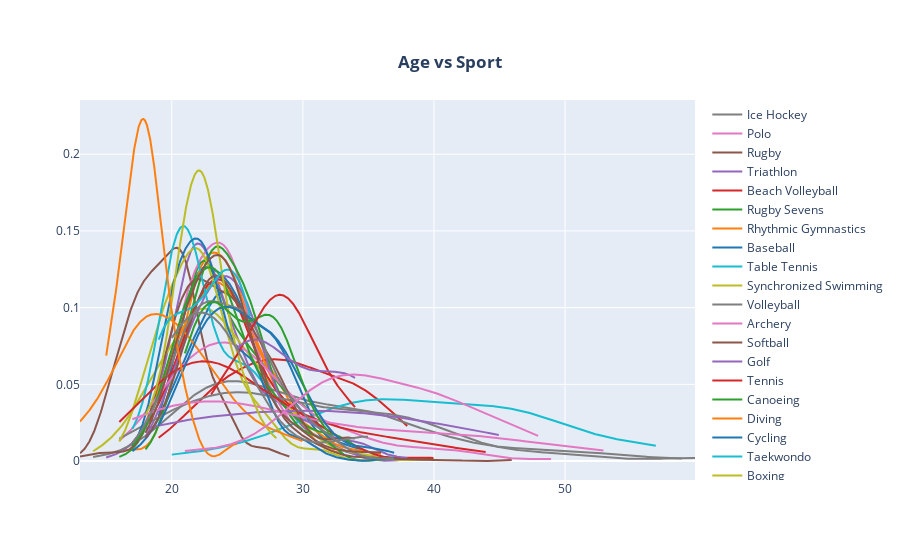

Notebook code cell kept with this figure:
### Code cell
fig = ff.create_distplot(x,name,show_hist=False,show_rug=False)
fig.update_layout(
    title={
        'text': '<b>Age vs Sport</b>',
        'y':0.9,
        'x':0.5,
        'xanchor': 'center',
        'yanchor': 'top'
    }
)
fig.show()

### Figure 1 — Plotly figure (JSON) as saved in the notebook; plotly's stock layout.template omitted (floating-point values rounded to 4 significant figures; data arrays with more than 128 entries replaced by an {"elided": "..."} marker saying what was removed)
{"data": [{"legendgroup": "Basketball", "marker": {"color": "rgb(31, 119, 180)"}, "mode": "lines", "name": "Basketball", "showlegend": true, "type": "scatter", "x": {"elided": "500 float values"}, "xaxis": "x", "y": {"elided": "500 float values"}, "yaxis": "y"}, {"legendgroup": "Judo", "marker": {"color": "rgb(255, 127, 14)"}, "mode": "lines", "name": "Judo", "showlegend": true, "type": "scatter", "x": {"elided": "500 float values"}, "xaxis": "x", "y": {"elided": "500 float values"}, "yaxis": "y"}, {"legendgroup": "Football", "marker": {"color": "rgb(44, 160, 44)"}, "mode": "lines", "name": "Football", "showlegend": true, "type": "scatter", "x": {"elided": "500 float values"}, "xaxis": "x", "y": {"elided": "500 float values"}, "yaxis": "y"}, {"legendgroup": "Tug-Of-War", "marker": {"color": "rgb(214, 39, 40)"}, "mode": "lines", "name": "Tug-Of-War", "showlegend": true, "type": "scatter", "x": {"elided": "500 float values"}, "xaxis": "x", "y": {"elided": "500 float values"}, "yaxis": "y"}, {"legendgroup": "Athletics", "marker": {"color": "rgb(148, 103, 189)"}, "mode": "lines", "name": "Athletics", "showlegend": true, "type": "scatter", "x": {"elided": "500 float values"}, "xaxis": "x", "y": {"elided": "500 float values"}, "yaxis": "y"}, {"legendgroup": "Swimming", "marker": {"color": "rgb(140, 86, 75)"}, "mode": "lines", "name": "Swimming", "showlegend": true, "type": "scatter", "x": {"elided": "500 float values"}, "xaxis": "x", "y": {"elided": "500 float values"}, "yaxis": "y"}, {"legendgroup": "Badminton", "marker": {"color": "rgb(227, 119, 194)"}, "mode": "lines", "name": "Badminton", "showlegend": true, "type": "scatter", "x": {"elided": "500 float values"}, "xaxis": "x", "y": {"elided": "500 float values"}, "yaxis": "y"}, {"legendgroup": "Sailing", "marker": {"color": "rgb(127, 127, 127)"}, "mode": "lines", "name": "Sailing", "showlegend": true, "type": "scatter", "x": {"elided": "500 float values"}, "xaxis": "x", "y": {"elided": "500 float values"}, "yaxis": "y"}, {"legendgroup": "Gymnastics", "marker": {"color": "rgb(188, 189, 34)"}, "mode": "lines", "name": "Gymnastics", "showlegend": true, "type": "scatter", "x": {"elided": "500 float values"}, "xaxis": "x", "y": {"elided": "500 float values"}, "yaxis": "y"}, {"legendgroup": "Art Competitions", "marker": {"color": "rgb(23, 190, 207)"}, "mode": "lines", "name": "Art Competitions", "showlegend": true, "type": "scatter", "x": {"elided": "500 float values"}, "xaxis": "x", "y": {"elided": "500 float values"}, "yaxis": "y"}, {"legendgroup": "Handball", "marker": {"color": "rgb(31, 119, 180)"}, "mode": "lines", "name": "Handball", "showlegend": true, "type": "scatter", "x": {"elided": "500 float values"}, "xaxis": "x", "y": {"elided": "500 float values"}, "yaxis": "y"}, {"legendgroup": "Weightlifting", "marker": {"color": "rgb(255, 127, 14)"}, "mode": "lines", "name": "Weightlifting", "showlegend": true, "type": "scatter", "x": {"elided": "500 float values"}, "xaxis": "x", "y": {"elided": "500 float values"}, "yaxis": "y"}, {"legendgroup": "Wrestling", "marker": {"color": "rgb(44, 160, 44)"}, "mode": "lines", "name": "Wrestling", "showlegend": true, "type": "scatter", "x": {"elided": "500 float values"}, "xaxis": "x", "y": {"elided": "500 float values"}, "yaxis": "y"}, {"legendgroup": "Water Polo", "marker": {"color": "rgb(214, 39, 40)"}, "mode": "lines", "name": "Water Polo", "showlegend": true, "type": "scatter", "x": {"elided": "500 float values"}, "xaxis": "x", "y": {"elided": "500 float values"}, "yaxis": "y"}, {"legendgroup": "Hockey", "marker": {"color": "rgb(148, 103, 189)"}, "mode": "lines", "name": "Hockey", "showlegend": true, "type": "scatter", "x": {"elided": "500 float values"}, "xaxis": "x", "y": {"elided": "500 float values"}, "yaxis": "y"}, {"legendgroup": "Rowing", "marker": {"color": "rgb(140, 86, 75)"}, "mode": "lines", "name": "Rowing", "showlegend": true, "type": "scatter", "x": {"elided": "500 float values"}, "xaxis": "x", "y": {"elided": "500 float values"}, "yaxis": "y"}, {"legendgroup": "Fencing", "marker": {"color": "rgb(227, 119, 194)"}, "mode": "lines", "name": "Fencing", "showlegend": true, "type": "scatter", "x": {"elided": "500 float values"}, "xaxis": "x", "y": {"elided": "500 float values"}, "yaxis": "y"}, {"legendgroup": "Shooting", "marker": {"color": "rgb(127, 127, 127)"}, "mode": "lines", "name": "Shooting", "showlegend": true, "type": "scatter", "x": {"elided": "500 float values"}, "xaxis": "x", "y": {"elided": "500 float values"}, "yaxis": "y"}, {"legendgroup": "Boxing", "marker": {"color": "rgb(188, 189, 34)"}, "mode": "lines", "name": "Boxing", "showlegend": true, "type": "scatter", "x": {"elided": "500 float values"}, "xaxis": "x", "y": {"elided": "500 float values"}, "yaxis": "y"}, {"legendgroup": "Taekwondo", "marker": {"color": "rgb(23, 190, 207)"}, "mode": "lines", "name": "Taekwondo", "showlegend": true, "type": "scatter", "x": {"elided": "500 float values"}, "xaxis": "x", "y": {"elided": "500 float values"}, "yaxis": "y"}, {"legendgroup": "Cycling", "marker": {"color": "rgb(31, 119, 180)"}, "mode": "lines", "name": "Cycling", "showlegend": true, "type": "scatter", "x": {"elided": "500 float values"}, "xaxis": "x", "y": {"elided": "500 float values"}, "yaxis": "y"}, {"legendgroup": "Diving", "marker": {"color": "rgb(255, 127, 14)"}, "mode": "lines", "name": "Diving", "showlegend": true, "type": "scatter", "x": {"elided": "500 float values"}, "xaxis": "x", "y": {"elided": "500 float values"}, "yaxis": "y"}, {"legendgroup": "Canoeing", "marker": {"color": "rgb(44, 160, 44)"}, "mode": "lines", "name": "Canoeing", "showlegend": true, "type": "scatter", "x": {"elided": "500 float values"}, "xaxis": "x", "y": {"elided": "500 float values"}, "yaxis": "y"}, {"legendgroup": "Tennis", "marker": {"color": "rgb(214, 39, 40)"}, "mode": "lines", "name": "Tennis", "showlegend": true, "type": "scatter", "x": {"elided": "500 float values"}, "xaxis": "x", "y": {"elided": "500 float values"}, "yaxis": "y"}, {"legendgroup": "Golf", "marker": {"color": "rgb(148, 103, 189)"}, "mode": "lines", "name": "Golf", "showlegend": true, "type": "scatter", "x": {"elided": "500 float values"}, "xaxis": "x", "y": {"elided": "500 float values"}, "yaxis": "y"}, {"legendgroup": "Softball", "marker": {"color": "rgb(140, 86, 75)"}, "mode": "lines", "name": "Softball", "showlegend": true, "type": "scatter", "x": {"elided": "500 float values"}, "xaxis": "x", "y": {"elided": "500 float values"}, "yaxis": "y"}, {"legendgroup": "Archery", "marker": {"color": "rgb(227, 119, 194)"}, "mode": "lines", "name": "Archery", "showlegend": true, "type": "scatter", "x": {"elided": "500 float values"}, "xaxis": "x", "y": {"elided": "500 float values"}, "yaxis": "y"}, {"legendgroup": "Volleyball", "marker": {"color": "rgb(127, 127, 127)"}, "mode": "lines", "name": "Volleyball", "showlegend": true, "type": "scatter", "x": {"elided": "500 float values"}, "xaxis": "x", "y": {"elided": "500 float values"}, "yaxis": "y"}, {"legendgroup": "Synchronized Swimming", "marker": {"color": "rgb(188, 189, 34)"}, "mode": "lines", "name": "Synchronized Swimming", "showlegend": true, "type": "scatter", "x": {"elided": "500 float values"}, "xaxis": "x", "y": {"elided": "500 float values"}, "yaxis": "y"}, {"legendgroup": "Table Tennis", "marker": {"color": "rgb(23, 190, 207)"}, "mode": "lines", "name": "Table Tennis", "showlegend": true, "type": "scatter", "x": {"elided": "500 float values"}, "xaxis": "x", "y": {"elided": "500 float values"}, "yaxis": "y"}, {"legendgroup": "Baseball", "marker": {"color": "rgb(31, 119, 180)"}, "mode": "lines", "name": "Baseball", "showlegend": true, "type": "scatter", "x": {"elided": "500 float values"}, "xaxis": "x", "y": {"elided": "500 float values"}, "yaxis": "y"}, {"legendgroup": "Rhythmic Gymnastics", "marker": {"color": "rgb(255, 127, 14)"}, "mode": "lines", "name": "Rhythmic Gymnastics", "showlegend": true, "type": "scatter", "x": {"elided": "500 float values"}, "xaxis": "x", "y": {"elided": "500 float values"}, "yaxis": "y"}, {"legendgroup": "Rugby Sevens", "marker": {"color": "rgb(44, 160, 44)"}, "mode": "lines", "name": "Rugby Sevens", "showlegend": true, "type": "scatter", "x": {"elided": "500 float values"}, "xaxis": "x", "y": {"elided": "500 float values"}, "yaxis": "y"}, {"legendgroup": "Beach Volleyball", "marker": {"color": "rgb(214, 39, 40)"}, "mode": "lines", "name": "Beach Volleyball", "showlegend": true, "type": "scatter", "x": {"elided": "500 float values"}, "xaxis": "x", "y": {"elided": "500 float values"}, "yaxis": "y"}, {"legendgroup": "Triathlon", "marker": {"color": "rgb(148, 103, 189)"}, "mode": "lines", "name": "Triathlon", "showlegend": true, "type": "scatter", "x": {"elided": "500 float values"}, "xaxis": "x", "y": {"elided": "500 float values"}, "yaxis": "y"}, {"legendgroup": "Rugby", "marker": {"color": "rgb(140, 86, 75)"}, "mode": "lines", "name": "Rugby", "showlegend": true, "type": "scatter", "x": {"elided": "500 float values"}, "xaxis": "x", "y": {"elided": "500 float values"}, "yaxis": "y"}, {"legendgroup": "Polo", "marker": {"color": "rgb(227, 119, 194)"}, "mode": "lines", "name": "Polo", "showlegend": true, "type": "scatter", "x": {"elided": "500 float values"}, "xaxis": "x", "y": {"elided": "500 float values"}, "yaxis": "y"}, {"legendgroup": "Ice Hockey", "marker": {"color": "rgb(127, 127, 127)"}, "mode": "lines", "name": "Ice Hockey", "showlegend": true, "type": "scatter", "x": {"elided": "500 float values"}, "xaxis": "x", "y": {"elided": "500 float values"}, "yaxis": "y"}], "layout": {"autosize": true, "barmode": "overlay", "hovermode": "closest", "legend": {"traceorder": "reversed"}, "title": {"text": "<b>Age vs Sport</b>", "x": 0.5, "xanchor": "center", "y": 0.9, "yanchor": "top"}, "xaxis": {"anchor": "y2", "autorange": true, "domain": [0, 1], "range": [13, 59.91], "type": "linear", "zeroline": false}, "yaxis": {"anchor": "free", "autorange": true, "domain": [0, 1], "position": 0, "range": [-0.01232, 0.2353], "type": "linear"}}}
